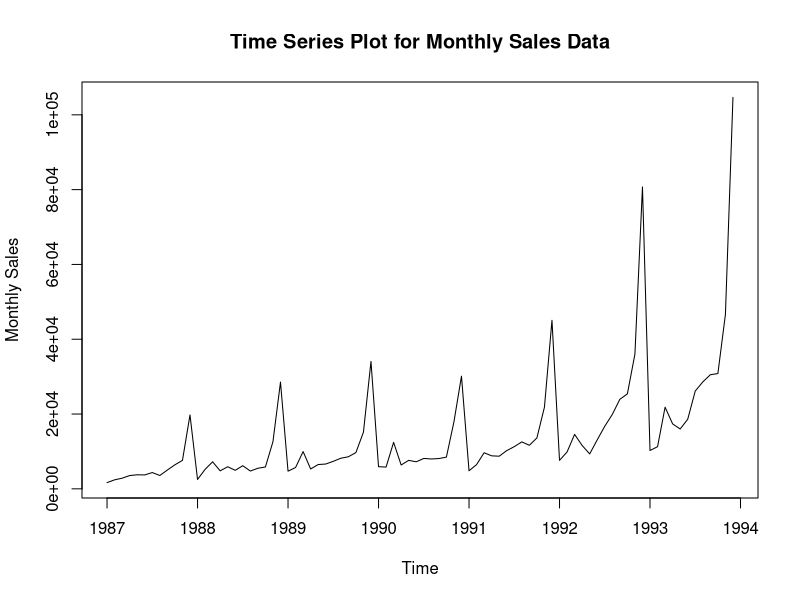
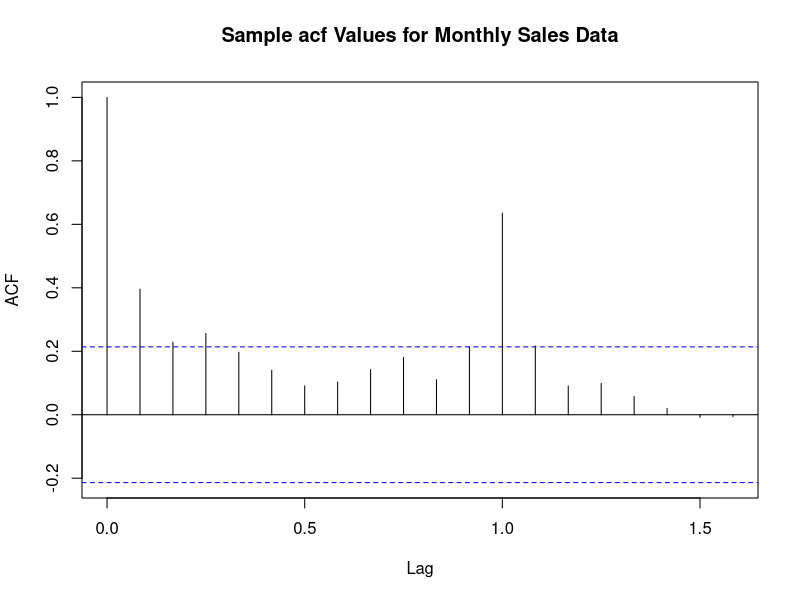
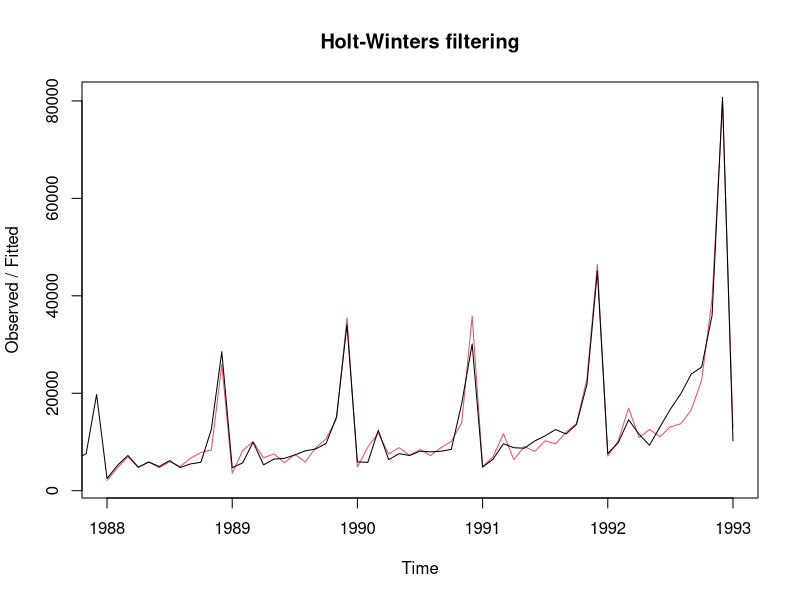

Write R code to recreate these figures, in order.
## ---- chunk 1
knitr::opts_chunk$set(echo = TRUE)
library(tidyverse)
library(knitr)
library(tseries)
library(zoo)
## ---- chunk 2
data <- read.csv("souvenir.txt", header = FALSE)
colnames(data) <- c("Monthly Sales")
sales_ts <- ts(data, start = c(1987,1), frequency = 12)
training_data <- window(sales_ts,start = c(1987,1), end = c(1993,1))
testing_data <- window(sales_ts,start = c(1987,2), end = c(1993,12))
plot(sales_ts,
     ylab = "Monthly Sales",
     main = "Time Series Plot for Monthly Sales Data")
acf(sales_ts,
    main = "Sample acf Values for Monthly Sales Data")
## ---- chunk 3
HWmodel <- HoltWinters(training_data,seasonal = "multiplicative")
plot(HWmodel)
HWmodel
## ---- chunk 4

